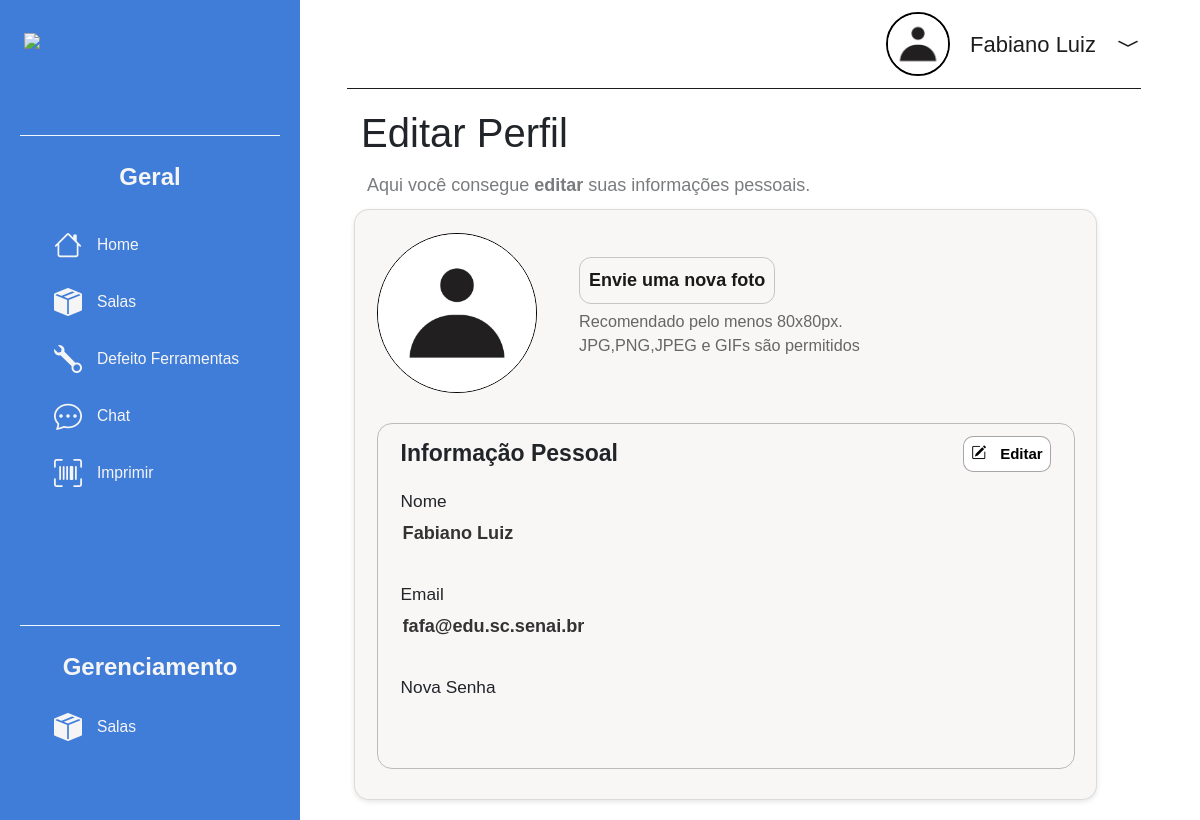
The page /profile (signed in) on the database its author committed.
### app/models.py (models this page shows)
class User(db.Model, UserMixin):
    id = db.Column(db.Integer, primary_key=True)
    nome = db.Column(db.String, nullable=False, default="Indivíduo Indigente")
    email = db.Column(db.String, nullable=False)
    senha = db.Column(db.String, nullable=True)
    adm = db.Column(db.Boolean, default=False)
    foto = db.Column(db.String, nullable=True)
    ultimo_visto = db.Column(db.DateTime, default=lambda: datetime.now())
    def puxar_nome(self):
        return self.nome
    def obter_foto(self):
        if self.foto:
            return url_for('static', filename='uploads/perfil/' + self.foto)
        else:
            return url_for('static', filename='imgs/defaultPeople.png')

### app/views.py (the view, shortened to what this page needs)
@app.route('/profile', methods=['GET', 'POST'])
@login_required
def editar_perfil():
    form = EditarInformacoes(obj=current_user)
    foto_url = None
    if current_user.foto:
        foto_url = url_for('static', filename=f'uploads/perfil/{current_user.foto}')
    return render_template('profile3.html', form=form, foto_url=foto_url)

### app/forms.py (shortened to what this page needs)
class EditarInformacoes(FlaskForm):
    nome = StringField('Nome', validators=[DataRequired(), Length(min=2, max=100)])
    email = StringField('Email', validators=[DataRequired(), Email()])
    senha_atual = PasswordField('Senha Atual', validators=[Optional()])
    nova_senha = PasswordField('Nova Senha', validators=[Optional(), Length(min=6)])
    foto = FileField('Foto de Perfil', validators=[FileAllowed(['png', 'jpg', 'jpeg', 'jfif', 'gif'], 'Somente imagens são permitidas.')])
    submit = SubmitField('Salvar Alterações')

### app/models.py (called while the page is built)
@login_manager.user_loader
def load_user(user_id):
    return User.query.get(user_id)

### app/views.py (called while the page is built)
@app.context_processor
def inject_user():
    return dict(current_user=current_user)

### app/templates/profile3.html (shortened to what this page needs)
{% extends 'base.html' %}
{% block content %}
{% include 'navbar.html' %}
<main>
    <div class="container">
        <h1 class="main-title">Editar Perfil</h1>
    </div>
    <p class="desc_txt">Aqui você consegue <strong>editar</strong> suas informações pessoais.</p>
    <div class="formsProfile">
        <form id="profile-form" method="POST" enctype="multipart/form-data" onsubmit="return false;">
            <div class="profile-photo-section">
                <img class="img-profile-photo" id="profile-photo-preview" src="{{ current_user.obter_foto() }}" alt="Profile Photo">
                <div>
                    <label class="upload-photo-txt" for="upload-photo">Envie uma nova foto</label>
                    <p class="recommend-photo-txt">Recomendado pelo menos 80x80px.<br>JPG,PNG,JPEG e GIFs são permitidos</p>
                </div>
            </div>
            <div class="personal-info">
                <div class="header-info-btns">
                    <span class="header-txt-info">Informação Pessoal</span>
                    <button type="button" class="edit-button" id="edit-cancel-button" onclick="toggleEdit()"><i class="bi bi-pencil-square"></i>ﾠEditar</button>
                </div>
                <div class="infos-forms-peopl">
                    <div class="form-group">
                        {{ form.nome.label(class="tituloForm") }}
                        {{ form.nome(class="form-control-forms disabled-field", disabled=True) }}
                    </div>
                    <div class="form-group">
                        {{ form.email.label(class="tituloForm") }}
                        {{ form.email(class="form-control-forms disabled-field", disabled=True) }}
                    </div>
                    <div class="form-group">
                        {{ form.nova_senha.label(class="tituloForm") }}
                        {{ form.nova_senha(class="form-control-forms disabled-field", disabled=True) }}
                    </div>
                </div>
            </div>
        </form>
    </div>
</main>
{% endblock %}

### app/templates/navbar.html (shortened to what this page needs)
<!DOCTYPE html>
<html lang="pt-BR">
<head>
    <link rel="stylesheet" href="https://cdn.jsdelivr.net/npm/bootstrap-icons@1.11.3/font/bootstrap-icons.min.css">
</head>
<body>
    <div class="header">
        <div class="pessoa">
            <span class="iconHeader">
                <img src="{{ current_user.obter_foto() }}" alt="{{ current_user.puxar_nome() }}" class="profile-img">
            </span>
            <a href="{{url_for('editar_perfil')}}" class="txt-header">{{ current_user.puxar_nome() }}</a>
            <span class="Seta" onclick="togglePopup()">
                <i class="bi bi-chevron-compact-down"></i>
            </span>
        </div>
        <div class="linhaHeader"></div>
    </div>
    <div class="barraLateral">
        <div class="logo2">
            <img src="https://logodownload.org/wp-content/uploads/2019/08/senai-logo-1.png" class="senai">
        </div>
        <div class="linha"></div>
        <p class="titulo">Geral</p>
        <ul class="listBtn">
            <li class="botaoNB">
                <a href="{{url_for('home')}}">
                    <span class="icon"><i class="bi bi-house"></i></span>
                    <span class="txt-link">Home</span>
                </a>
            </li>
            <li class="botaoNB">
                <a href="{{url_for('salas')}}">
                    <span class="icon"><i class="bi bi-box-seam-fill"></i></span>
                    <span class="txt-link">Salas</span>
                </a>
            </li>
            <li class="botaoNB">
                <a href="{{url_for('ferramentasSuporte')}}">
                    <span class="icon"><i class="bi bi-wrench"></i></span>
                    <span class="txt-link">Defeito Ferramentas</span>
                </a>
            </li>
            <li class="botaoNB">
                <a href="{{url_for('chat')}}">
                    <span class="icon"><i class="bi bi-chat-dots"></i></span>
                    <span class="txt-link">Chat</span>
                </a>
            </li>
            <li class="botaoNB">
                <a href="{{url_for('imprimir_codes')}}">
                    <span class="icon"><i class="bi bi-upc-scan"></i></span>
                    <span class="txt-link">Imprimir</span>
                </a>
            </li>
        </ul>
        <div id="messageContainer"></div>
        <div class="linha"></div>
        <p class="titulo">Gerenciamento</p>
        <ul class="listBtn">
            <li class="botaoNB">
                <a href="{{url_for('gerenciamento_salas')}}">
                    <span class="icon"><i class="bi bi-box-seam-fill"></i></span>
                    <span class="txt-link">Salas</span>
                </a>
            </li>
        </ul>
    </div>
</body>
</html>

### app/templates/navbar.html (style rules this page uses)
body { height: 100%; margin: 0; }
.barraLateral { width: 25%; display: grid; background-color: #407DD8; margin: 0; color: #f5f5f5; height: 100%; padding: 20px; box-sizing: border-box; position: fixed; top: 0; left: 0; transition: transform 0.3s ease; }
.senai { width: 21vw; object-fit: contain; max-height: 100px; }
.logo2 { display: flex; justify-content: center; margin-top: 5%; }
.linha { border-bottom: 0.5px solid aliceblue; margin-bottom: -4%; }
.titulo { text-align: center; font-weight: 700; font-size: 35px; margin-top: 10%; }
.botaoNB { color: #f5f5f5; text-decoration: none; margin-left: 10%; background-color: #407DD8; border: 0; text-align: left; margin: 15px 0; }
.botaoNB a { display: flex; align-items: center; text-align: center; font-size: 32.5px; margin-left: 6.5%; color: inherit; text-decoration: none; }
ul li { list-style-type: none; }
.botaoNB .txt-link { margin-left: 15px; margin-bottom: 2%; text-align: center; flex-direction: row; }
.txt-link { font-size: 30px; color: #f5f5f5; text-decoration: none; font-size: 18px; margin-left: 5%; }
.pessoa { display: flex; align-items: center; justify-content: flex-end; margin: 1% 95%; }
.iconHeader { margin-right: 20px; }
.iconHeader img { width: 8vh; height: 8vh; border-radius: 50%; object-fit: cover; object-position: center; }
.txt-header { margin: 0; font-size: 22px; white-space: nowrap; color: #1D1D1D; text-decoration: none; }
.Seta { position: relative; margin-left: 20px; font-size: 24px; color: #1D1D1D; cursor: pointer; }
.linhaHeader { border-bottom: 1.0px solid #1D1D1D; margin: 0 auto; width: 66.1%; position: relative; left: 12%; }
.profile-img { border: 2px solid black; }
@media screen and (max-width: 1500px) { .barraLateral { width: 25%; } }
@media screen and (max-width: 1500px) { .botaoNB { width: 90%; } }
@media screen and (max-width: 1500px) { .txt-link { font-size: 1.3vw !important; } }
@media screen and (max-width: 1500px) { .botaoNB .icon { font-size: 28px; } }
@media screen and (max-width: 1500px) { ul { margin: 0; } }
@media screen and (max-width: 1500px) { .listBtn { position: relative; top: 3%; } }
@media screen and (max-width: 1500px) { .titulo { margin: 0; font-size: 2vw; position: relative; top: 45%; } }
@media screen and (max-width: 1500px) { .iconHeader img { width: 8vh; height: 8vh; border-radius: 50%; object-fit: cover; object-position: center; } }
@media screen and (max-width: 1660px) { .txt-link { font-size: 1.7vw; } }

### rows shown on the page
User: puxar_nome "Fabiano Luiz", nome "Fabiano Luiz", email "fafa@edu.sc.senai.br"
